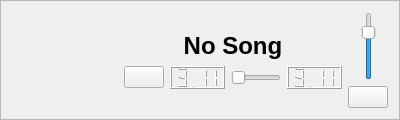
<?xml version="1.0" encoding="UTF-8"?>
<ui version="4.0">
 <class>AudioPlayer</class>
 <widget class="QFrame" name="AudioPlayer">
  <property name="geometry">
   <rect>
    <x>0</x>
    <y>0</y>
    <width>400</width>
    <height>116</height>
   </rect>
  </property>
  <property name="windowTitle">
   <string>Frame</string>
  </property>
  <property name="windowOpacity">
   <double>0.500000000000000</double>
  </property>
  <property name="frameShape">
   <enum>QFrame::StyledPanel</enum>
  </property>
  <property name="frameShadow">
   <enum>QFrame::Raised</enum>
  </property>
  <layout class="QHBoxLayout" name="horizontalLayout_5">
   <item>
    <layout class="QHBoxLayout" name="horizontalLayout_4" stretch="0,1,0">
     <item>
      <layout class="QVBoxLayout" name="verticalLayout_3">
       <property name="rightMargin">
        <number>10</number>
       </property>
       <item>
        <widget class="QLabel" name="cover">
         <property name="minimumSize">
          <size>
           <width>96</width>
           <height>96</height>
          </size>
         </property>
         <property name="maximumSize">
          <size>
           <width>96</width>
           <height>96</height>
          </size>
         </property>
         <property name="pixmap">
          <pixmap resource="../ultraedit.qrc">:/images/nocover.png</pixmap>
         </property>
         <property name="scaledContents">
          <bool>true</bool>
         </property>
        </widget>
       </item>
      </layout>
     </item>
     <item>
      <layout class="QVBoxLayout" name="verticalLayout">
       <item>
        <spacer name="verticalSpacer">
         <property name="orientation">
          <enum>Qt::Vertical</enum>
         </property>
         <property name="sizeHint" stdset="0">
          <size>
           <width>20</width>
           <height>0</height>
          </size>
         </property>
        </spacer>
       </item>
       <item>
        <widget class="QLabel" name="playerTitle">
         <property name="text">
          <string>&lt;html&gt;&lt;head/&gt;&lt;body&gt;&lt;p align=&quot;center&quot;&gt;&lt;span style=&quot; font-size:xx-large; font-weight:600;&quot;&gt;No Song&lt;/span&gt;&lt;/p&gt;&lt;/body&gt;&lt;/html&gt;</string>
         </property>
        </widget>
       </item>
       <item>
        <layout class="QHBoxLayout" name="horizontalLayout">
         <item>
          <widget class="QPushButton" name="songPause">
           <property name="focusPolicy">
            <enum>Qt::TabFocus</enum>
           </property>
           <property name="text">
            <string/>
           </property>
           <property name="icon">
            <iconset theme="media-playback-start">
             <normaloff>.</normaloff>.</iconset>
           </property>
          </widget>
         </item>
         <item>
          <widget class="QLCDNumber" name="songTimePassed">
           <property name="digitCount">
            <number>4</number>
           </property>
           <property name="value" stdset="0">
            <double>3.110000000000000</double>
           </property>
          </widget>
         </item>
         <item>
          <widget class="QSlider" name="songPos">
           <property name="maximum">
            <number>10000</number>
           </property>
           <property name="singleStep">
            <number>1000</number>
           </property>
           <property name="pageStep">
            <number>30000</number>
           </property>
           <property name="orientation">
            <enum>Qt::Horizontal</enum>
           </property>
          </widget>
         </item>
         <item>
          <widget class="QLCDNumber" name="songTimeRemaining">
           <property name="digitCount">
            <number>4</number>
           </property>
           <property name="value" stdset="0">
            <double>3.110000000000000</double>
           </property>
          </widget>
         </item>
        </layout>
       </item>
       <item>
        <spacer name="verticalSpacer_2">
         <property name="orientation">
          <enum>Qt::Vertical</enum>
         </property>
         <property name="sizeHint" stdset="0">
          <size>
           <width>20</width>
           <height>0</height>
          </size>
         </property>
        </spacer>
       </item>
      </layout>
     </item>
     <item>
      <layout class="QVBoxLayout" name="verticalLayout_2">
       <item>
        <layout class="QHBoxLayout" name="horizontalLayout_2">
         <item>
          <spacer name="horizontalSpacer">
           <property name="orientation">
            <enum>Qt::Horizontal</enum>
           </property>
           <property name="sizeHint" stdset="0">
            <size>
             <width>0</width>
             <height>20</height>
            </size>
           </property>
          </spacer>
         </item>
         <item>
          <widget class="QSlider" name="volume">
           <property name="sizePolicy">
            <sizepolicy hsizetype="Preferred" vsizetype="Expanding">
             <horstretch>0</horstretch>
             <verstretch>0</verstretch>
            </sizepolicy>
           </property>
           <property name="maximum">
            <number>100</number>
           </property>
           <property name="value">
            <number>75</number>
           </property>
           <property name="orientation">
            <enum>Qt::Vertical</enum>
           </property>
          </widget>
         </item>
         <item>
          <spacer name="horizontalSpacer_2">
           <property name="orientation">
            <enum>Qt::Horizontal</enum>
           </property>
           <property name="sizeHint" stdset="0">
            <size>
             <width>0</width>
             <height>20</height>
            </size>
           </property>
          </spacer>
         </item>
        </layout>
       </item>
       <item>
        <layout class="QHBoxLayout" name="horizontalLayout_3">
         <item>
          <spacer name="horizontalSpacer_3">
           <property name="orientation">
            <enum>Qt::Horizontal</enum>
           </property>
           <property name="sizeHint" stdset="0">
            <size>
             <width>0</width>
             <height>20</height>
            </size>
           </property>
          </spacer>
         </item>
         <item>
          <widget class="QPushButton" name="mute">
           <property name="sizePolicy">
            <sizepolicy hsizetype="Fixed" vsizetype="Fixed">
             <horstretch>0</horstretch>
             <verstretch>0</verstretch>
            </sizepolicy>
           </property>
           <property name="text">
            <string/>
           </property>
           <property name="icon">
            <iconset theme="audio-volume-medium"/>
           </property>
           <property name="checkable">
            <bool>true</bool>
           </property>
           <property name="checked">
            <bool>false</bool>
           </property>
          </widget>
         </item>
         <item>
          <spacer name="horizontalSpacer_4">
           <property name="orientation">
            <enum>Qt::Horizontal</enum>
           </property>
           <property name="sizeHint" stdset="0">
            <size>
             <width>0</width>
             <height>20</height>
            </size>
           </property>
          </spacer>
         </item>
        </layout>
       </item>
      </layout>
     </item>
    </layout>
   </item>
  </layout>
  <zorder></zorder>
 </widget>
 <resources>
  <include location="../ultraedit.qrc"/>
 </resources>
 <connections/>
</ui>
